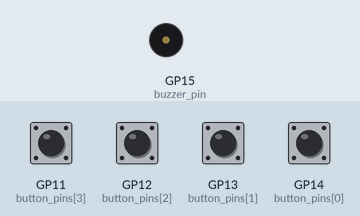
This program was run on a simulated Raspberry Pi Pico running MicroPython. Shown: buzzer (waves = sounding). Inputs (shaded band) come from the test bench; at power-on: GP11 (button_pins[3]), GP12 (button_pins[2]), GP13 (button_pins[1]), GP14 (button_pins[0]) HIGH. What the program prints to the serial console is not drawn.

Above: at 1.2 s.
1.3 s: GP11 (button_pins[3]) pulled LOW for 0.15 s
At 1.37 s:
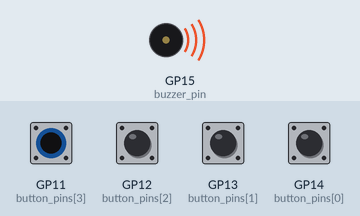
Timing chart, 0 to 4.3 s (numbered marks = the images above; inputs shaded):
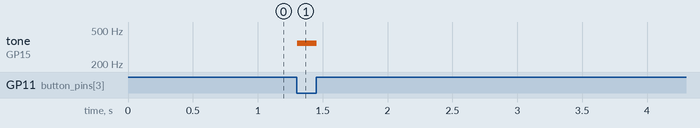

Measured:
- after the input at 1.3 s, tone on GP15 (buzzer_pin): silent → 349 Hz at once, → silent 0.15 s later

The program:

pico_instrument_v4_fx.py
```python
# pico_instrument_v4_fx.py
import machine
import time
import math # ★★★ ビブラート計算のためにmathをインポート ★★★

# --- ピンと音階の設定 (変更なし) ---
button_pins = [
    machine.Pin(14, machine.Pin.IN, machine.Pin.PULL_UP),
    machine.Pin(13, machine.Pin.IN, machine.Pin.PULL_UP),
    machine.Pin(12, machine.Pin.IN, machine.Pin.PULL_UP),
    machine.Pin(11, machine.Pin.IN, machine.Pin.PULL_UP)
]
notes = [262, 294, 330, 349]
buzzer_pin = machine.Pin(15, machine.Pin.OUT)
buzzer = machine.PWM(buzzer_pin)
uart = machine.UART(0, baudrate=115200, tx=machine.Pin(0), rx=machine.Pin(1))

# --- メインループ変数 ---
print("Pico Instrument v4.0 FX Enabled!")
current_playing_button = -1
current_note_freq = 0
pitch_bend_effect = 0
vibrato_effect_active = False # ★★★ ビブラート効果用の旗を追加 ★★★
vibrato_counter = 0 # ★★★ ビブラートの波を作るためのカウンター ★★★

# --- メインループ ---
while True:
    # --- Micro:bitからのコマンド受信処理 ---
    if uart.any():
        command = uart.read().strip()
        if command == b'LEFT':
            pitch_bend_effect = -1
        elif command == b'RIGHT':
            pitch_bend_effect = 1
        elif command == b'CENTER':
            pitch_bend_effect = 0
        # ★★★ 新しいコマンドの処理を追加 ★★★
        elif command == b'FX_ON':
            vibrato_effect_active = True
        elif command == b'FX_OFF':
            vibrato_effect_active = False

    # --- ボタン入力処理 (変更なし) ---
    pressed_button = -1
    for i in range(len(button_pins)):
        if button_pins[i].value() == 0:
            pressed_button = i
            break
    if pressed_button != current_playing_button:
        if pressed_button != -1:
            current_note_freq = notes[pressed_button]
            buzzer.freq(current_note_freq)
            buzzer.duty_u16(32768)
        else:
            buzzer.duty_u16(0)
        current_playing_button = pressed_button

    # --- エフェクト処理 ---
    # もし、何かのボタンが押されているなら...
    if current_playing_button != -1:
        # 1. ピッチベンド処理
        if pitch_bend_effect != 0:
            current_note_freq += pitch_bend_effect

        # 2. ★★★ ビブラート処理 ★★★
        if vibrato_effect_active:
            # sin波を使って滑らかな揺れを作る
            vibrato_amount = int(math.sin(vibrato_counter * 0.5) * 5)
            buzzer.freq(current_note_freq + vibrato_amount)
            vibrato_counter += 1
        else:
            # エフェクトがOFFなら、元の音程に戻す
            buzzer.freq(current_note_freq)

    time.sleep_ms(10)
```
